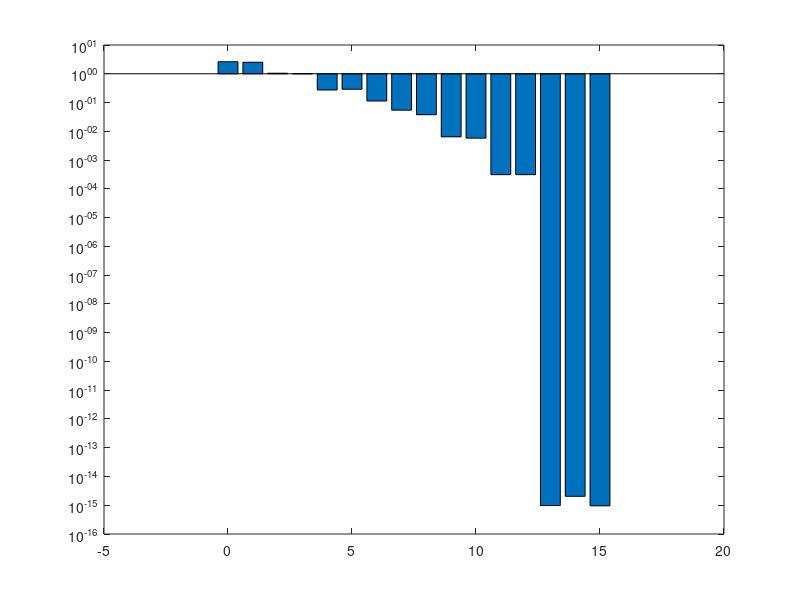

MATLAB code to generate this figure:
clear variables;
close all;
clc;

X=linspace(-1,1,20)
P = 10*rand(1,randi(10)+5)-5 %losowy wielomian losowego stopnia
Y=polyval(P,X)

% p2 = polyfit(X,Y,2)
% x=linspace(-1,1,100)
% y2=polyval(p2,x)
% 
% e2=mean(abs(Y-polyval(p2,X)))


%wykres jak zależy błąd od stopnia wielomianu, do stopnia 16
odchylenia=[]
for i=0:15
     p2 = polyfit(X,Y,i)
     x=linspace(-1,1,100)
     y2=polyval(p2,x)
     e2=mean(abs(Y-polyval(p2,X)))
     odchylenia=[odchylenia;e2]
end
 

% plot(X,Y,'rx','LineWidth',2,'MarkerSize',15)
% hold on
% plot(x,y2,'b','LineWidth',2)

bar(0:15,odchylenia); 
set(gca,'YScale','log') %gca uchwyt do białego pola, gcf uchwyt do całej figury